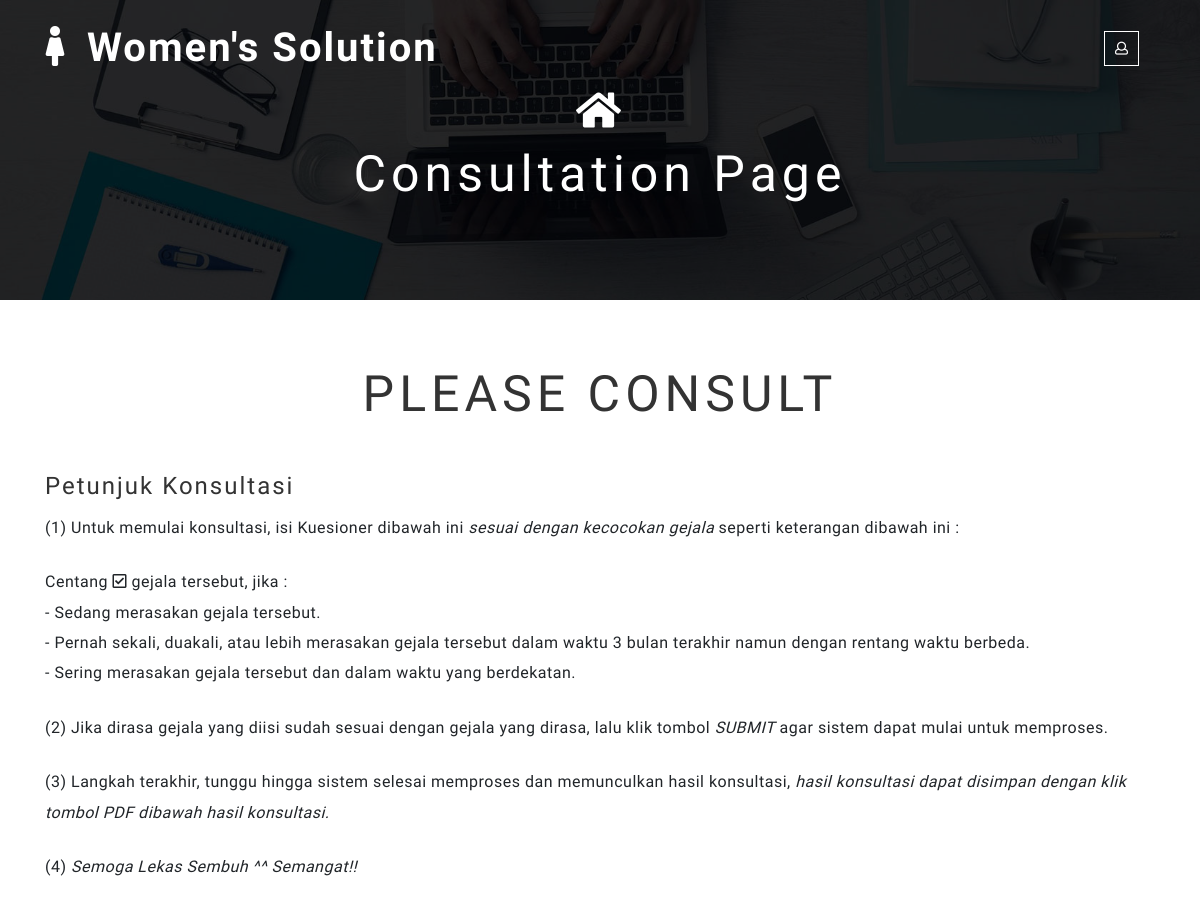
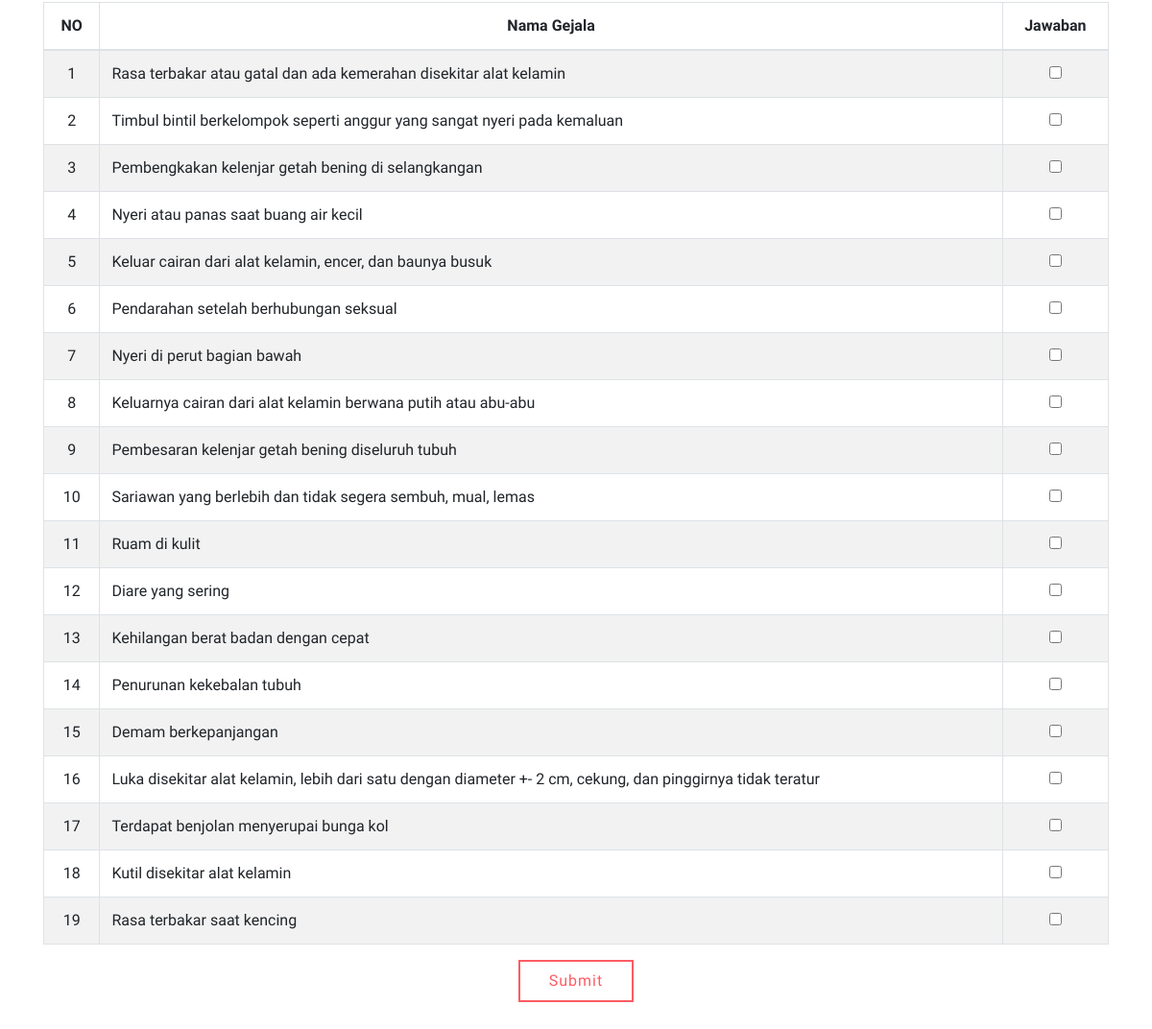
/index.php/welcome/Konsultasi, run on the app's committed database (2 pictures, top to bottom).
### tables this page shows
CREATE TABLE `gejala` (
  `id_gejala` int(11) NOT NULL,
  `kd_gejala` varchar(8) NOT NULL,
  `nm_gejala` varchar(255) NOT NULL
);

### application/controllers/Welcome.php (called while the page is built, shortened)
<?php
class Welcome extends CI_Controller {
	function __construct()
	{
		$this->load->library(array('form_validation'));
		$this->load->model('M_Welcome');
	}
	public function Konsultasi()
	{
		$data['gejala']=$this->M_Welcome->getDataGejala();
		$this->load->view('konsultasi', $data);
	}
}

### index.php (called while the page is built, shortened)
<?php
require_once BASEPATH.'core/CodeIgniter.php';

### application/models/M_Welcome.php (called while the page is built, shortened)
<?php
class M_Welcome extends CI_Model {
	public function getDataGejala($value='')
	{
		$this->db->select('*');
		$this->db->from('gejala');
		$this->db->order_by('id_gejala');
		$query = $this->db->get();
		return $query->result();
	}
}

### application/views/konsultasi.php (the view, shortened to what this page needs)
<!DOCTYPE html>
<html lang="en">
<head>
    <link rel="stylesheet" href="<?php echo base_url();?>assetsWelcome/css/bootstrap.css">
    <link rel="stylesheet" type="text/css" href="<?php echo base_url();?>assetsWelcome/css/style.css" media="all">
    <link rel="stylesheet" type="text/css" href="<?php echo base_url();?>assetsWelcome/css/fontawesome-all.css">
</head>
<body>
<header>
	<div class="container">
		<nav class="top_nav d-flex pt-4">
			<h1>
				<a class="navbar-brand" href="<?php echo base_url()?>Welcome">
					<span class="fa fa-female mr-2"></span> Women's Solution
				</a>
			</h1>
			<div class="w3ls_right_nav ml-auto d-flex">
				<div class="nav-icon d-flex">
					<a class="text-white login_btn align-self-center mx-md-3" data-toggle="modal" data-target="#exampleModal1">
						<i class="far fa-user"></i>
					</a>
				</div>
			</div>
		</nav>
		<nav class="navbar navbar-expand-lg navbar-light justify-content-center">
			<div class="collapse navbar-collapse" id="navbarSupportedContent">
				<ul class="navbar-nav mx-auto text-center">
					<li class="nav-item">
						<a class="nav-link" href="<?php echo base_url()?>Welcome">
							<span class="fa fa-home" style="font-size:40px;"></span>
						</a>
					</li>
				</ul>
			</div>
		</nav>
	</div>
</header>
<div class="inner_banner layer" id="home">
	<div class="container">
		<div class="banner-padding">
			<h2 class="text-center heading">Consultation Page</h2>
		</div>
	</div>
</div>
<section class="services py-5" id="furniture">
	<div class="container py-lg-3">
		<h3 class="heading mb-5 text-center">Please Consult</h3>
		<h5 class="card-title ">
			<a href="single.html">Petunjuk Konsultasi</a>
		</h5>
		<p class="card-text">
			<p>(1) Untuk memulai konsultasi, isi Kuesioner dibawah ini <em>sesuai dengan kecocokan gejala</em> seperti keterangan dibawah ini :</p><br>
          	<p>Centang <span class="far fa-check-square"></span> gejala tersebut, jika :</p>
          	<p>- Sedang merasakan gejala tersebut.</p>
          	<p>- Pernah sekali, duakali, atau lebih merasakan gejala tersebut dalam waktu 3 bulan terakhir namun dengan rentang waktu berbeda.</p>
          	<p>- Sering merasakan gejala tersebut dan dalam waktu yang berdekatan.</p><br>
          	<p>(2) Jika dirasa gejala yang diisi sudah sesuai dengan gejala yang dirasa, lalu klik tombol <em>SUBMIT</em> agar sistem dapat mulai untuk memproses.</p><br>
          	<p>(3) Langkah terakhir, tunggu hingga sistem selesai memproses dan memunculkan hasil konsultasi, <em>hasil konsultasi dapat disimpan dengan klik tombol <em>PDF</em> dibawah hasil konsultasi.</em></p><br>
          	<p>(4) <em>Semoga Lekas Sembuh ^^ Semangat!!</em></p>
        </p><br>
        <form action="<?php echo site_url('Perhitungan'); ?>" method="post" enctype="multipart/form-data">
			<table class="table table-striped table-bordered data">
	            <thead>
	                <tr class="bg-group" align="center">
	            	    <th>NO</th>
	                	<th>Nama Gejala</th>
	                  	<th>Jawaban</th>
	                </tr>
	            </thead>
	            <tbody>
		            <?php
		            $i=1;
		            foreach ($gejala as $key) {
		            ?>
		                <tr>
		            	    <td align="center"><?php echo $i; ?></td>
		                	<td><?php echo $key->nm_gejala;?></td>
		                	<td align="center"><input type="checkbox" name="check_list[]" alt="Checkbox" value="<?php echo $key->id_gejala ?>"></td>
		                </tr>
		            <?php
		            $i++;
		            }
		            ?>
	            </tbody>
	        </table>
			<div class="agileinfo_mail_grid_right submit-buttons text-center">
				<input type="submit" value="Submit">
			</div>
		</form>
	</div>
</section>
</body>
</html>

### assetsWelcome/css/style.css (style rules this page uses)
html, body { margin: 0; font-size: 100%; background: #fff; font-family: 'Raleway', sans-serif; }
body a { text-decoration: none; transition: 0.5s all; -webkit-transition: 0.5s all; -moz-transition: 0.5s all; -o-transition: 0.5s all; -ms-transition: 0.5s all; font-family: 'Raleway', sans-serif; }
input[type="button"], input[type="submit"], input[type="text"], input[type="email"], input[type="search"] { transition: 0.5s all; -webkit-transition: 0.5s all; -moz-transition: 0.5s all; -o-transition: 0.5s all; -ms-transition: 0.5s all; }
h1, h2, h3, h4, h5, h6 { margin: 0; letter-spacing: 0px; }
li { list-style-type: none; }
p { margin: 0; font-size: 1em; line-height: 1.9em; letter-spacing: .5px; }
ul { margin: 0; padding: 0; }
header { position: absolute; z-index: 9; width: 100%; }
.navbar-light .navbar-nav .nav-link { color: #fff; font-size: 14px; letter-spacing: 3px; padding: 10px 15px; text-transform: uppercase; }
.navbar-brand { padding-top: 0rem; padding-bottom: 0rem; margin-right: 0rem; font-size: 2.5rem; font-weight: 700; letter-spacing: 2px; color: #fff; line-height: initial; }
.nav-icon a { border: 1px solid #fff; width: 35px; height: 35px; line-height: 34px; text-align: center; font-size: 13px; }
.inner_banner { background: url(../images/bg3.jpg)no-repeat center; -webkit-background-size: cover; -moz-background-size: cover; -o-background-size: cover; -ms-background-size: cover; background-size: cover; position: relative; z-index: 1; }
.banner-padding { padding: 12vw 0 8vw; }
h2.heading { color: #fff; font-size: 50px; letter-spacing: 5px; }
.banner:after, .inner_banner:after { background-color: #000; content: ""; left: 0; opacity: 0.5; top: 0; position: absolute; height: 100%; width: 100%; z-index: -1; }
h3.heading { font-size: 50px; text-transform: uppercase; font-weight: 300; letter-spacing: 5px; color: #333; }
.agileinfo_mail_grid_right input[type="submit"], .agileinfo_mail_grid_right input[type="reset"] { outline: none; border: none; cursor: pointer; -webkit-transition: 0.5s all; -moz-transition: 0.5s all; -o-transition: 0.5s all; -ms-transition: 0.5s all; transition: 0.5s all; color: #fff; letter-spacing: 1px; padding: 8px 30px; display: inline-block; font-weight:500; font-size: 16px; color: #fd5c63; background: transparent; border: 2px solid #fd5c63; }
.blog-grid-top h3,.two-blog2 h3,h5.card-title { font-size: 1.5em; margin: 1em 0 .5em 0; letter-spacing: 2px; }
.blog-grid-top h3 a,.two-blog2 h3 a,h5.card-title a { color: #333333; }

### data on the page
gejala: nm_gejala "Rasa terbakar atau gatal dan ada kemerahan disekitar alat kelamin"
gejala: nm_gejala "Timbul bintil berkelompok seperti anggur yang sangat nyeri pada kemaluan"
gejala: nm_gejala "Pembengkakan kelenjar getah bening di selangkangan"
gejala: nm_gejala "Nyeri atau panas saat buang air kecil"
gejala: nm_gejala "Keluar cairan dari alat kelamin, encer, dan baunya busuk"
gejala: nm_gejala "Pendarahan setelah berhubungan seksual"
gejala: nm_gejala "Nyeri di perut bagian bawah"
gejala: nm_gejala "Keluarnya cairan dari alat kelamin berwana putih atau abu-abu"
gejala: nm_gejala "Pembesaran kelenjar getah bening diseluruh tubuh"
gejala: nm_gejala "Sariawan yang berlebih dan tidak segera sembuh, mual, lemas"
gejala: nm_gejala "Ruam di kulit"
gejala: nm_gejala "Diare yang sering"
gejala: nm_gejala "Kehilangan berat badan dengan cepat"
gejala: nm_gejala "Penurunan kekebalan tubuh"
gejala: nm_gejala "Demam berkepanjangan"
gejala: nm_gejala "Luka disekitar alat kelamin, lebih dari satu dengan diameter +- 2 cm, cekung, dan pinggirnya tidak teratur"
gejala: nm_gejala "Terdapat benjolan menyerupai bunga kol"
gejala: nm_gejala "Kutil disekitar alat kelamin"
gejala: nm_gejala "Rasa terbakar saat kencing"
